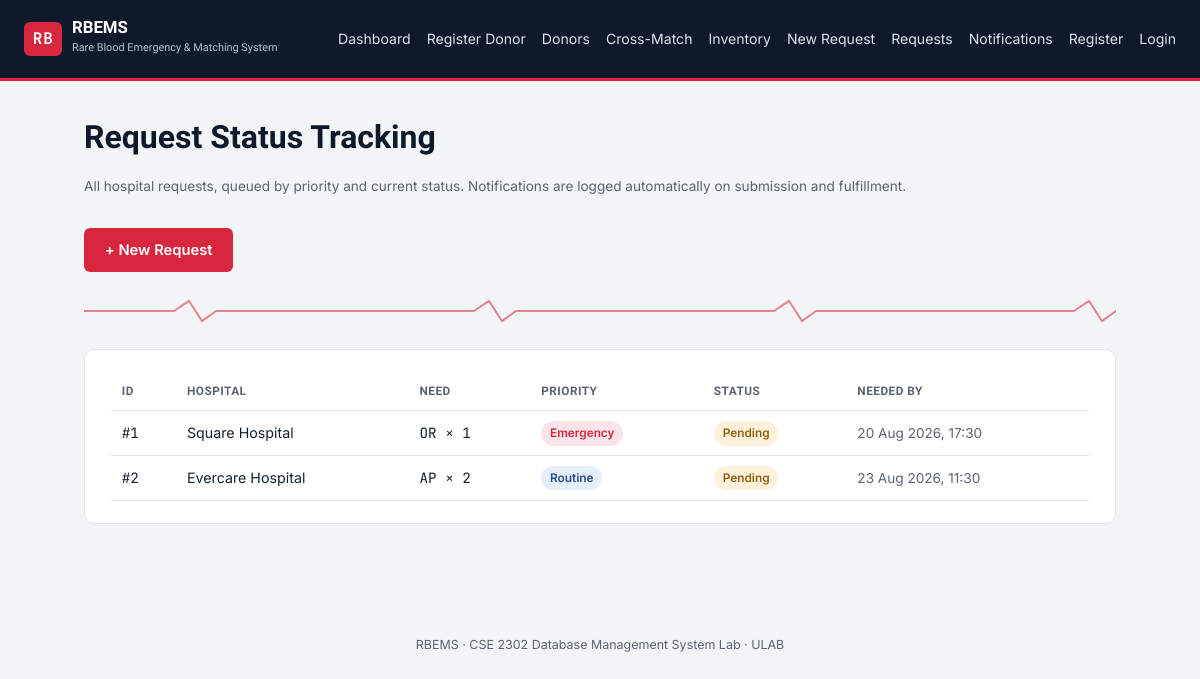
The app's page /request_list.php with its own data.
### tables this page shows
CREATE TABLE hospital_requests (
    request_id        INT AUTO_INCREMENT PRIMARY KEY,
    hospital_id       INT NOT NULL,
    blood_group       ENUM('O','A','B','AB') NOT NULL,
    rh_type           ENUM('Positive','Negative','Rh-null') NOT NULL,
    kell_status       ENUM('Positive','Negative') NOT NULL DEFAULT 'Negative',
    bombay_phenotype  TINYINT(1) NOT NULL DEFAULT 0,
    units_needed      INT NOT NULL DEFAULT 1,
    priority          ENUM('Emergency','Urgent','Routine') NOT NULL DEFAULT 'Routine',
    status            ENUM('Pending','Approved','Fulfilled','Rejected') NOT NULL DEFAULT 'Pending',
    request_date      DATETIME DEFAULT CURRENT_TIMESTAMP,
    needed_by         DATETIME,
    FOREIGN KEY (hospital_id) REFERENCES hospitals(hospital_id)
);

CREATE TABLE hospitals (
    hospital_id      INT AUTO_INCREMENT PRIMARY KEY,
    name              VARCHAR(120) NOT NULL,
    address           VARCHAR(255),
    latitude          DECIMAL(10,6) NOT NULL,
    longitude         DECIMAL(10,6) NOT NULL,
    contact_phone     VARCHAR(20),
    created_at        DATETIME DEFAULT CURRENT_TIMESTAMP
);

### includes/functions.php (called while the page is built, shortened)
<?php
function isLoggedIn(): bool
{
    return isset($_SESSION['admin_id']);
}
function isPatientLoggedIn(): bool
{
    return !empty($_SESSION['user_type']) && $_SESSION['user_type'] === 'patient';
}
function isDonorLoggedIn(): bool
{
    return !empty($_SESSION['user_type']) && $_SESSION['user_type'] === 'donor';
}
function e(string $val): string
{
    return htmlspecialchars($val, ENT_QUOTES, 'UTF-8');
}

### request_list.php (the view, shortened to what this page needs)
<?php
require_once __DIR__ . '/config/db.php';
require_once __DIR__ . '/includes/functions.php';
$requests = $pdo->query("
    SELECT r.*, h.name AS hospital_name
    FROM hospital_requests r JOIN hospitals h ON h.hospital_id = r.hospital_id
    ORDER BY FIELD(r.status,'Pending','Approved','Fulfilled','Rejected'),
             FIELD(r.priority,'Emergency','Urgent','Routine'), r.request_date DESC
")->fetchAll();
require_once __DIR__ . '/includes/header.php';
?>
<h1>Request Status Tracking</h1>
<p class="muted">All hospital requests, queued by priority and current status. Notifications are logged automatically on submission and fulfillment.</p>
<a href="hospital_request.php" class="btn">+ New Request</a>
<div class="vital-divider"></div>
<div class="card">
  <table>
    <tr><th>ID</th><th>Hospital</th><th>Need</th><th>Priority</th><th>Status</th><th>Needed By</th></tr>
    <?php foreach ($requests as $r): ?>
    <tr>
      <td class="mono">#<?= (int)$r['request_id'] ?></td>
      <td><?= e($r['hospital_name']) ?></td>
      <td class="mono">
        <?= e($r['blood_group'] . $r['rh_type'][0]) ?><?= $r['bombay_phenotype'] ? ' (Bombay)' : '' ?> &times; <?= (int)$r['units_needed'] ?>
      </td>
      <td><span class="badge badge-<?= strtolower($r['priority']) ?>"><?= e($r['priority']) ?></span></td>
      <td><span class="badge badge-<?= strtolower($r['status']) ?>"><?= e($r['status']) ?></span></td>
      <td class="muted"><?= e(date('d M Y, H:i', strtotime($r['needed_by']))) ?></td>
    </tr>
    <?php endforeach; ?>
  </table>
</div>
<?php require_once __DIR__ . '/includes/footer.php'; ?>

### includes/header.php (shortened to what this page needs)
<!DOCTYPE html>
<html lang="en">
<head>
<link rel="stylesheet" href="assets/css/style.css">
</head>
<body>
<div class="topbar">
  <a href="index.php" class="brand">
    <span class="brand-mark">RB</span>
    <span class="brand-text">RBEMS <em>Rare Blood Emergency &amp; Matching System</em></span>
  </a>
  <nav class="mainnav">
    <a href="index.php">Dashboard</a>
    <a href="donor_register.php">Register Donor</a>
    <a href="donor_list.php">Donors</a>
    <a href="compatibility_check.php">Cross-Match</a>
    <a href="inventory.php">Inventory</a>
    <a href="hospital_request.php">New Request</a>
    <a href="request_list.php">Requests</a>
    <a href="notifications.php">Notifications</a>
    <?php if (function_exists('isPatientLoggedIn') && isPatientLoggedIn()): ?>
      <a href="patient_dashboard.php">Patient Portal</a>
      <a href="logout.php">Log out (<?= e($_SESSION['user_name'] ?? 'Patient') ?>)</a>
    <?php elseif (function_exists('isDonorLoggedIn') && isDonorLoggedIn()): ?>
      <a href="donor_dashboard.php">Donor Portal</a>
      <a href="logout.php">Log out (<?= e($_SESSION['user_name'] ?? 'Donor') ?>)</a>
    <?php elseif (function_exists('isLoggedIn') && isLoggedIn()): ?>
      <a href="admin_dashboard.php">Admin</a>
      <a href="logout.php">Log out (<?= e($_SESSION['admin_username'] ?? 'Admin') ?>)</a>
    <?php else: ?>
      <a href="register.php">Register</a>
      <a href="admin_login.php">Login</a>
    <?php endif; ?>
  </nav>
</div>
<main class="page">

### includes/footer.php
</main>
<footer class="sitefoot">
  <span>RBEMS &middot; CSE 2302 Database Management System Lab &middot; ULAB</span>
</footer>
</body>
</html>

### assets/css/style.css (style rules this page uses)
:root { --navy: #0E1A2B; --navy-soft: #16273E; --red: #D7263D; --red-soft: #FBE4E7; --amber: #E8A33D; --green: #2E9E6B; --paper: #F3F4F6; --card: #FFFFFF; --line: #E1E4E9; --ink: #14202E; --ink-soft: #5B6472; --radius: 10px; --font-display: 'Sora', sans-serif; --font-body: 'Inter', sans-serif; --font-mono: 'JetBrains Mono', monospace; }
* { box-sizing: border-box; }
body { margin: 0; background: var(--paper); color: var(--ink); font-family: var(--font-body); line-height: 1.55; }
h1, h2, h3, .brand-text { font-family: var(--font-display); color: var(--navy); margin: 0 0 .4rem; }
a { color: var(--red); text-decoration: none; }
.topbar { background: var(--navy); color: #fff; padding: .9rem 1.5rem; display: flex; align-items: center; justify-content: space-between; flex-wrap: wrap; gap: .75rem; border-bottom: 3px solid var(--red); }
.brand { display: flex; align-items: center; gap: .6rem; }
.brand-mark { font-family: var(--font-mono); font-weight: 700; background: var(--red); color: #fff; padding: .3rem .55rem; border-radius: 6px; letter-spacing: .05em; }
.brand-text { color: #fff; font-size: 1.05rem; font-weight: 600; }
.brand-text em { display: block; font-style: normal; font-size: .68rem; color: #B9C2CE; font-weight: 400; }
.mainnav { display: flex; flex-wrap: wrap; gap: 1rem; font-size: .88rem; }
.mainnav a { color: #DDE3EA; }
.page { max-width: 1080px; margin: 0 auto; padding: 2rem 1.5rem 4rem; }
.sitefoot { text-align: center; font-size: .78rem; color: var(--ink-soft); padding: 1.5rem; }
.card { background: var(--card); border: 1px solid var(--line); border-radius: var(--radius); padding: 1.4rem 1.6rem; margin-bottom: 1.4rem; }
.btn { display: inline-block; background: var(--red); color: #fff; border: none; padding: .65rem 1.3rem; border-radius: 6px; font-family: var(--font-body); font-weight: 600; font-size: .92rem; cursor: pointer; margin-top: 1.1rem; }
table { width: 100%; border-collapse: collapse; font-size: .89rem; }
th, td { text-align: left; padding: .6rem .7rem; border-bottom: 1px solid var(--line); }
th { font-family: var(--font-display); font-size: .74rem; text-transform: uppercase; letter-spacing: .04em; color: var(--ink-soft); }
td.mono, .mono { font-family: var(--font-mono); }
.badge { display: inline-block; padding: .2rem .55rem; border-radius: 20px; font-size: .74rem; font-weight: 600; }
.badge-emergency { background: var(--red-soft); color: var(--red); }
.badge-routine { background: #E7EEFB; color: #2A4C8C; }
.badge-pending { background: #FDF1DC; color: #92600F; }
.vital-divider { width: 100%; height: 26px; margin: 1.6rem 0; background-repeat: repeat-x; background-size: 300px 26px; opacity: .55; }
.muted { color: var(--ink-soft); font-size: .85rem; }

### records on screen
hospital_requests: request_id "1", hospital.name "Square Hospital", blood_group+rh_type "OR", units_needed "1", priority "Emergency", status "Pending", needed_by "20 Aug 2026, 17:30"
hospital_requests: request_id "2", hospital.name "Evercare Hospital", blood_group+rh_type "AP", units_needed "2", priority "Routine", status "Pending", needed_by "23 Aug 2026, 11:30"
